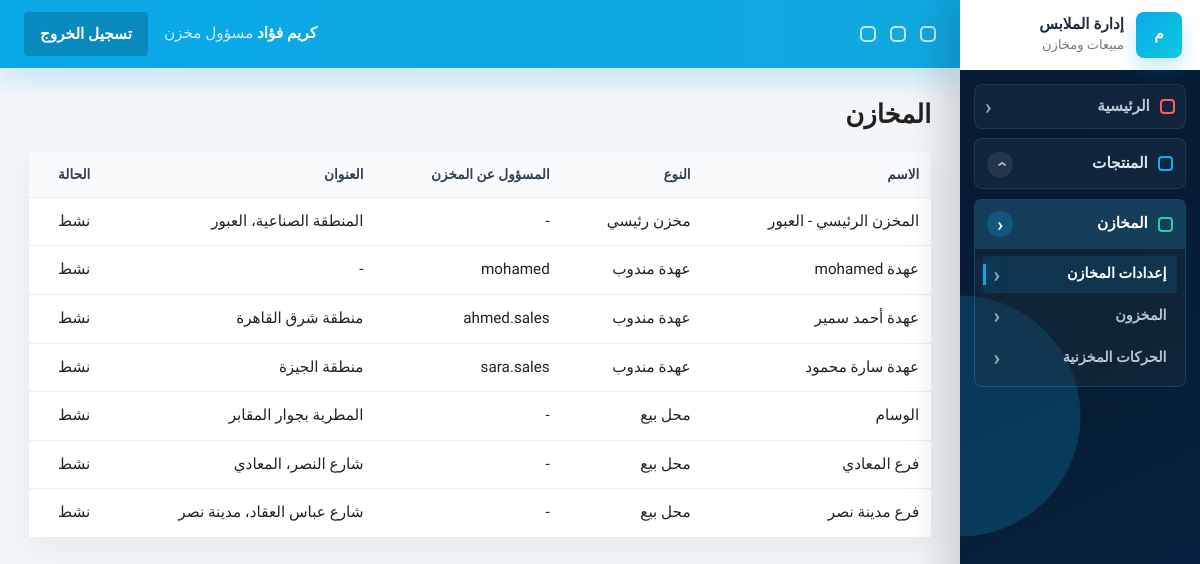
Page /inventory/warehouses/ (signed in) on the earlier database version.
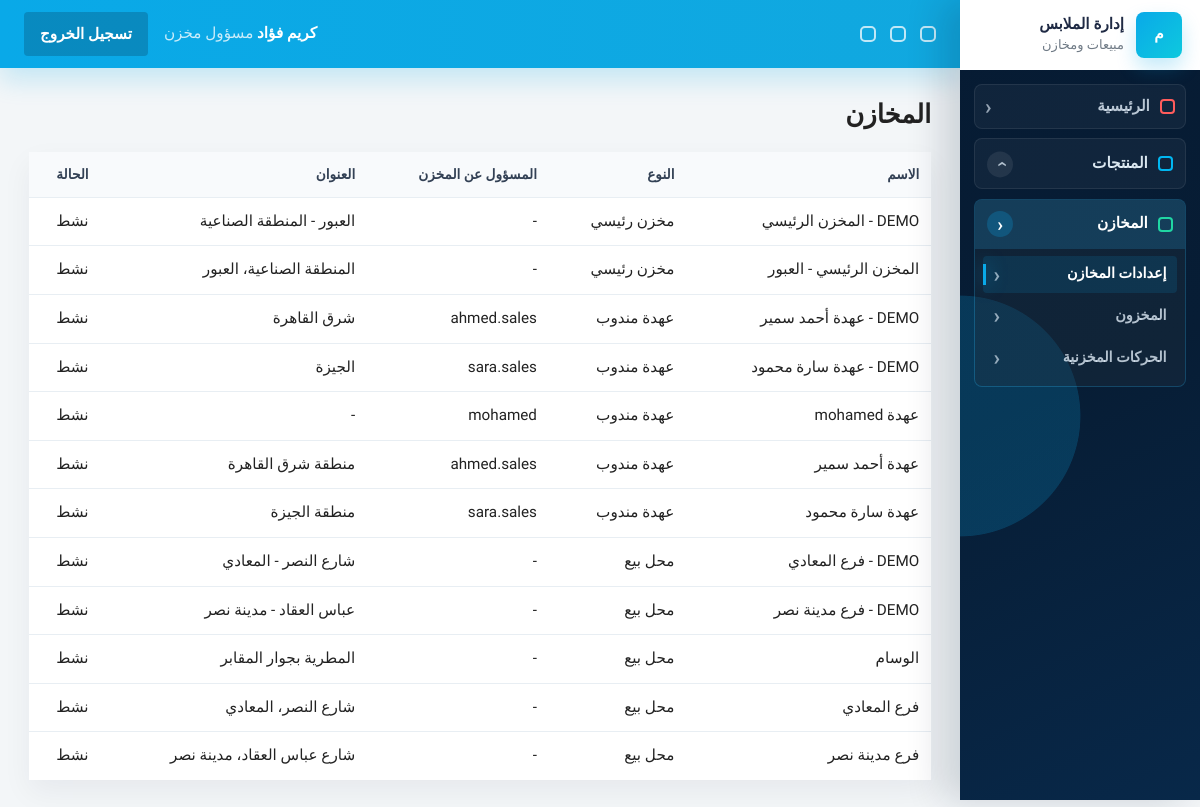
Same page on the later database version.
### inventory/models.py (models this page shows, shortened)
class Warehouse(models.Model):
    TYPE_MAIN = 'main'
    TYPE_STORE = 'store'
    TYPE_REPRESENTATIVE = 'representative'
    WAREHOUSE_TYPE_CHOICES = [
        (TYPE_MAIN, 'مخزن رئيسي'),
        (TYPE_STORE, 'محل بيع'),
        (TYPE_REPRESENTATIVE, 'عهدة مندوب'),
    ]
    name = models.CharField(max_length=100, db_index=True)
    warehouse_type = models.CharField(max_length=20, choices=WAREHOUSE_TYPE_CHOICES, db_index=True)
    assigned_user = models.ForeignKey(
        settings.AUTH_USER_MODEL,
        on_delete=models.SET_NULL,
        null=True,
        blank=True,
        related_name='assigned_warehouses',
    )
    address = models.TextField(blank=True, null=True)
    is_active = models.BooleanField(default=True, db_index=True)

### accounts/models.py (models this page shows)
class User(AbstractUser):
    ROLE_MANAGER = 'manager'
    ROLE_SALES = 'sales'
    ROLE_WAREHOUSE = 'warehouse'
    ROLE_CHOICES = [
        (ROLE_MANAGER, 'مسؤول النظام'),
        (ROLE_SALES, 'مندوب مبيعات'),
        (ROLE_WAREHOUSE, 'مسؤول مخزن'),
    ]
    role = models.CharField(max_length=20, choices=ROLE_CHOICES, default=ROLE_SALES, db_index=True)
    phone = models.CharField(max_length=20, blank=True, null=True)
    created_at = models.DateTimeField(auto_now_add=True, db_index=True)
    class Meta:
        indexes = [
            models.Index(fields=['role', 'is_active']),
            models.Index(fields=['created_at']),
        ]
    @property
    def is_manager(self):
        return self.role == self.ROLE_MANAGER or self.is_superuser
    @property
    def is_sales(self):
        return self.role == self.ROLE_SALES
    @property
    def is_warehouse(self):
        return self.role == self.ROLE_WAREHOUSE

### inventory/views.py (the view)
# urls.py: path('warehouses/', views.WarehouseListView.as_view(), name='warehouses'),
class WarehouseListView(RoleRequiredMixin, ListView):
    allowed_roles = ('manager', 'warehouse')
    model = Warehouse
    template_name = 'inventory/warehouses/list.html'
    context_object_name = 'warehouses'
    paginate_by = 20
    def get_queryset(self):
        return Warehouse.objects.select_related('assigned_user').order_by('warehouse_type', 'name')

### accounts/permissions.py (called while the page is built)
def has_role(user, *roles):
    if not user.is_authenticated:
        return False
    if user.is_superuser or getattr(user, 'role', None) == 'manager':
        return True
    return getattr(user, 'role', None) in roles

    def test_func(self):
        return has_role(self.request.user, *self.allowed_roles)

### templates/inventory/warehouses/list.html (shortened to what this page needs)
{% extends 'base.html' %}
{% block content %}
<div class="page-head"><h1>المخازن</h1>{% if request.user.is_manager %}<a class="btn btn-accent" href="{% url 'inventory:warehouse_create' %}">إضافة مخزن</a>{% endif %}</div>
<div class="table-wrap"><table><thead><tr><th>الاسم</th><th>النوع</th><th>المسؤول عن المخزن</th><th>العنوان</th><th>الحالة</th></tr></thead><tbody>
{% for warehouse in warehouses %}<tr><td>{{ warehouse.name }}</td><td>{{ warehouse.get_warehouse_type_display }}</td><td>{{ warehouse.assigned_user|default:'-' }}</td><td>{{ warehouse.address|default:'-' }}</td><td>{{ warehouse.is_active|yesno:'نشط,متوقف' }}</td></tr>{% empty %}<tr><td colspan="5">لا توجد مخازن</td></tr>{% endfor %}
</tbody></table></div>
{% endblock %}

Differences in the rows shown:
added Warehouse: name "DEMO - المخزن الرئيسي", warehouse_type "مخزن رئيسي", assigned_user "-", address "العبور - المنطقة الصناعية", is_active "نشط"
added Warehouse: name "DEMO - عهدة أحمد سمير", warehouse_type "عهدة مندوب", assigned_user "ahmed.sales", address "شرق القاهرة", is_active "نشط"
added Warehouse: name "DEMO - عهدة سارة محمود", warehouse_type "عهدة مندوب", assigned_user "sara.sales", address "الجيزة", is_active "نشط"
added Warehouse: name "DEMO - فرع المعادي", warehouse_type "محل بيع", assigned_user "-", address "شارع النصر - المعادي", is_active "نشط"
added Warehouse: name "DEMO - فرع مدينة نصر", warehouse_type "محل بيع", assigned_user "-", address "عباس العقاد - مدينة نصر", is_active "نشط"
